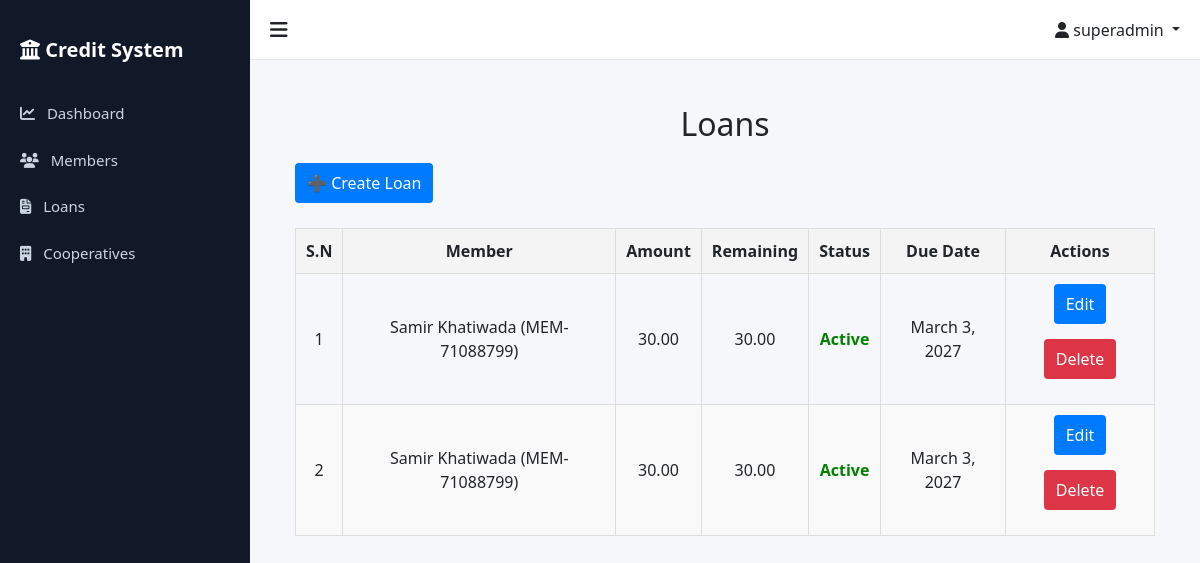
/loans/ (signed in), run on an earlier commit of the app's database.
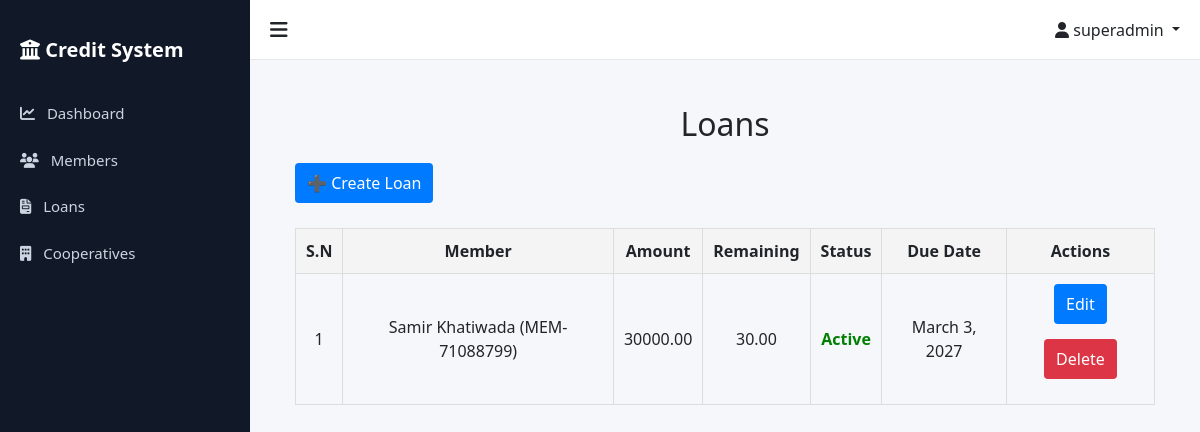
And on a later commit of the database.
### loans/models.py (models this page shows, shortened)
class Loan(models.Model):
    STATUS_CHOICES = [
        ('Active', 'Active'),
        ('Cleared', 'Cleared'),
        ('Overdue', 'Overdue'),
    ]
    loan_id = models.AutoField(primary_key=True)
    member = models.ForeignKey(
        Member,
        on_delete=models.CASCADE,
        related_name="loans"
    )
    cooperative = models.ForeignKey(
        Cooperative,
        on_delete=models.CASCADE,
        related_name="loans"
    )
    loan_amount = models.DecimalField(max_digits=12, decimal_places=2)
    interest_rate = models.DecimalField(
        max_digits=5,
        decimal_places=2,
        help_text="Interest rate in %"
    )
    loan_date = models.DateField()
    due_date = models.DateField()
    status = models.CharField(
        max_length=10,
        choices=STATUS_CHOICES,
        default="Active"
    )
    remaining_balance = models.DecimalField(
        max_digits=12,
        decimal_places=2,
        blank=True
    )
    created_by = models.ForeignKey(
        settings.AUTH_USER_MODEL,
        on_delete=models.SET_NULL,
        null=True
    )
    created_at = models.DateTimeField(auto_now_add=True)

### members/models.py (models this page shows, shortened)
class Member(models.Model):
    full_name = models.CharField(max_length=255)
    citizenship_number = models.CharField(max_length=50, unique=True)
    unique_system_id = models.CharField(max_length=20, unique=True, editable=False)
    address = models.TextField()
    phone = models.CharField(max_length=20)
    blacklist_status = models.BooleanField(default=False)
    cooperative = models.ForeignKey(
        'cooperatives.Cooperative',
        on_delete=models.CASCADE,
        related_name='members'
    )
    created_at = models.DateTimeField(auto_now_add=True)
    updated_at = models.DateTimeField(auto_now=True)
    class Meta:
        ordering = ['-created_at']
        indexes = [
            models.Index(fields=['citizenship_number']),
            models.Index(fields=['unique_system_id']),
            models.Index(fields=['blacklist_status']),
        ]
    def __str__(self):
        return f"{self.full_name} ({self.unique_system_id})"

### loans/views.py (the view)
# urls.py: path('', LoanListView.as_view(), name='loan_list'),
class LoanListView(StaffOrAdminMixin, CooperativeAccessMixin, LoginRequiredMixin, ListView):
    model = Loan
    template_name = 'loans/loan_list.html'
    context_object_name = 'loans'
    paginate_by = 10
    ordering = ['-loan_date']
    def get_queryset(self):
        qs = super().get_queryset()
        if not self.request.user.is_superadmin():
            qs = qs.filter(cooperative=self.request.user.cooperative)
        return qs

### accounts/models.py (called while the page is built)
    def is_superadmin(self):
        return self.role == 'superadmin'

    def is_admin(self):
        return self.role == 'admin'

    def is_staff_user(self):
        return self.role == 'staff'

### accounts/permissions.py (called while the page is built, shortened)
    def test_func(self):
        return self.request.user.is_authenticated and (
            self.request.user.is_staff_user() or
            self.request.user.is_admin() or
            self.request.user.is_superadmin()
        )

    def get_queryset(self):
        queryset = super().get_queryset()
        if self.request.user.is_superadmin():
            return queryset

    def get_context_data(self, **kwargs):
        context = super().get_context_data(**kwargs)
        if not self.request.user.is_superadmin() and self.request.user.cooperative:
            context['user_cooperative'] = self.request.user.cooperative
        return context

### templates/loans/loan_list.html (shortened to what this page needs)
{% extends "base.html" %}
{% block content %}
<div class="loan-container">
    <h2>Loans</h2>
    <a href="{% url 'loans:create_loan' %}" class="button">➕ Create Loan</a>
    <table>
        <thead>
            <tr>
                <th>S.N</th>
                <th>Member</th>
                <th>Amount</th>
                <th>Remaining</th>
                <th>Status</th>
                <th>Due Date</th>
                <th>Actions</th>
            </tr>
        </thead>
        <tbody>
            {% for loan in loans %}
            <tr>
                <td>{{ forloop.counter }}</td>
                <td>{{ loan.member }}</td>
                <td>{{ loan.loan_amount }}</td>
                <td>{{ loan.remaining_balance }}</td>
                <td>
                    {% if loan.status == "Active" %}
                        <span class="status-active">Active</span>
                    {% elif loan.status == "Overdue" %}
                        <span class="status-overdue">Overdue</span>
                    {% else %}
                        <span class="status-default">{{ loan.status }}</span>
                    {% endif %}
                </td>
                <td>{{ loan.due_date }}</td>
                <td>
                    <a href="#" class="button">Edit</a>
                    <a href="#" class="button" style="background-color:#dc3545;">Delete</a>
                </td>
            </tr>
            {% empty %}
            <tr>
                <td colspan="7">No loans available</td>
            </tr>
            {% endfor %}
        </tbody>
    </table>
</div>
{% endblock %}

What changed in the data, as far as the page shows it:
removed Loan: member "Samir Khatiwada (MEM-71088799)", loan_amount "30.00", remaining_balance "30.00", status "Active", due_date "March 3, 2027"
changed Loan "Samir Khatiwada (MEM-71088799)": loan_amount "30.00" → "30000.00"
